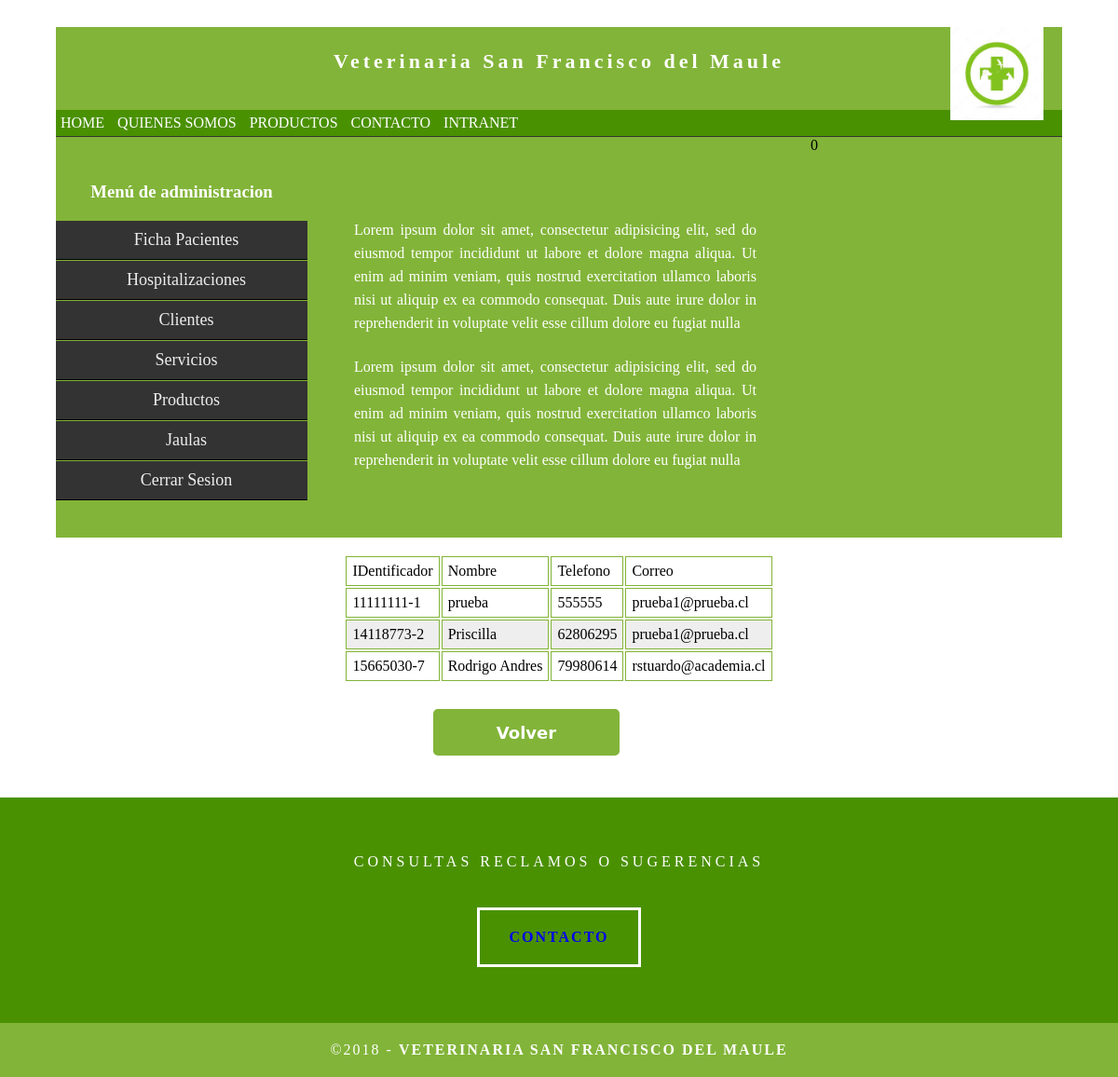
Screenshot of /int_medico/1Clientes/r_cliente.php (signed in) with the database file from the repository.
### tables this page shows
CREATE TABLE `pt_tbcliente` (
  `id_cl` varchar(10) NOT NULL,
  `no_cl` varchar(30) NOT NULL,
  `ap_cl` varchar(30) NOT NULL,
  `di_cl` varchar(50) NOT NULL,
  `co_cl` varchar(30) NOT NULL,
  `ci_cl` varchar(30) NOT NULL,
  `ma_cl` varchar(30) NOT NULL,
  `fe_cl` date NOT NULL,
  `fo_cl` int(9) NOT NULL
);

### modelo.php (called while the page is built, shortened)
<?php
class modelo{
    public function __construct(){
        $this->_db=new mysqli(DB_HOST, DB_USER, DB_PASS, DB_NAME);
    }
}
?>

### servicio.php (called while the page is built, shortened)
<?php
require_once('modelo.php');
class cliente extends modelo{
     public function listarcl(){
            $sql="SELECT * FROM pt_tbcliente";
            $resultado=$this->_db->query($sql);
            $usuarios=$resultado->fetch_all(MYSQLI_ASSOC);
            if ($usuarios){
                return $usuarios;
            }
        }
}

### int_medico/1Clientes/r_cliente.php (the view, shortened to what this page needs)
<?php
if(!isset($_SESSION['nombre']) && !isset($_SESSION['password'])){
    require("../error.php");
    print '<script language="JavaScript">';
    print 'alert("No tiene permisos para acceder a esa pagina");';
    print '</script>';
} else{
?>
<!DOCTYPE html>
<html>
    <head>
            <link href="../../css/estilo.css" rel="stylesheet" type="text/css">
            <link href="../../css/submenu.css" rel="stylesheet" type="text/css">
            <link href='../../css/form_resp.css' rel='stylesheet' type='text/css'/>
            <link href='../../css/tabla_resp.css' rel='stylesheet' type='text/css'/>
    </head>
    <body>
        <div class="container">
          <header class="header">
            <a href="../index.php"><img src="../../image/logo.jpg" width="100"></a>
            <h4 class="logo">Veterinaria San Francisco del Maule</h4>
        </header>
    <section class="intro">
            <div class="column">
                    <br>
                    <br>
                    <p>Lorem ipsum dolor sit amet, consectetur adipisicing elit, sed do eiusmod tempor incididunt ut labore et dolore magna aliqua. Ut enim ad minim veniam, quis nostrud exercitation ullamco laboris nisi ut aliquip ex ea commodo consequat. Duis aute irure dolor in reprehenderit in voluptate velit esse cillum dolore eu fugiat nulla </p>
                    <p>Lorem ipsum dolor sit amet, consectetur adipisicing elit, sed do eiusmod tempor incididunt ut labore et dolore magna aliqua. Ut enim ad minim veniam, quis nostrud exercitation ullamco laboris nisi ut aliquip ex ea commodo consequat. Duis aute irure dolor in reprehenderit in voluptate velit esse cillum dolore eu fugiat nulla</p>
            </div>
        </section>
    <div class="gallery" align="left">
         <?php
        require_once "../../servicio.php";
        $usuarioModel = new cliente();
        $reg = $usuarioModel->listarcl();
        if ($reg){
        ?>
        <div><br>
        <table align="center">
            <thead>
                <tr>
                    <td>IDentificador</td>
                    <td>Nombre </td>
                    <td>Telefono</td>
                    <td>Correo</td>
                </tr>
            </thead>
            <tbody>
        <?php
            foreach ($reg as $row):
        ?>
             <tr>
                    <td><?php echo $row['id_cl']; ?></td>
                    <td><?php echo $row['no_cl']; ?></td>
                    <td><?php echo $row['fo_cl']; ?></td>
                    <td><?php echo $row['ma_cl']; ?></td>
                </tr>
            <?php
                endforeach;
            ?>
        <?php } ?>
            </tbody>
        </table>
        </div>
        <br>
        <form id="loginform" action="../index.php">
            <input class="loginbutton" type="submit" value="Volver" />
        </form>
        </div>
    </div>
</body>
</html>
<?php } ?>

### css/estilo.css (style rules this page uses)
body { font-family: Cambria, "Hoefler Text", "Liberation Serif", Times, "Times New Roman", serif; background-color: #FFFFFF; margin: 0; }
.container { width: 90%; margin-left: auto; margin-right: auto; background-color: #FFFFFF; }
header { width: 100%; height: 12%; background-color: #82b439; border-bottom: 1px solid #353635; }
header img { margin-left: 80%; position:absolute; }
header nav { background:#4a9102; }
header nav ul { margin:0; padding:0; }
header nav ul li { list-style:none; display: inline-block; }
header nav ul li a { color:#fff; display: block; padding: 5px; text-decoration:none; }
.logo { color: #fff; font-weight: bold; margin-left: auto; letter-spacing: 4px; margin-right: auto; text-align: center; padding-top: 15px; line-height: 2em; font-size: 22px; }
.hero_header { color: #FFFFFF; text-align: center; margin: 0; letter-spacing: 4px; }
.gallery { clear: both; display: inline-block; width: 100%; background-color: #FFFFFF; padding-bottom: 35px; padding-top: 0px; margin-top: -5px; margin-bottom: 0px; }
#loginform { margin:auto; width:270px; background: #FFF; }
.loginbutton { background-color:#4a9102; border-radius:5px/5px; -webkit-border-radius:5px/5px; -moz-border-radius:5px/5px; color:#FFF; display:inline-block; font-family:"Lucida Grande", "Lucida Sans Unicode", "Lucida Sans", "DejaVu Sans", Verdana, sans-serif; font-size:18px; font-weight:bold; width:270px; text-align:center; line-height:50px; text-decoration:none; height:50px; margin-top:20px; margin-bottom:20px; border:none; outline:0; cursor: pointer; }
table tr { background-color: #eee; }
table tr:nth-child(even) { background-color: #eee; }
table tr:nth-child(odd) { background-color: #fff; }
td, th { padding: 6px; border: 1px solid #82b439; text-align: left; }
.intro { background-color: #FFFFFF; padding-bottom: 35px; }
.column { width: 50%; text-align: center; padding-top: 30px; float: left; }
.lateral { width: 25%; text-align: center; padding-top: 30px; float: left; }
.intro .lateral h3 { color: #FFFFFF; text-align: center; }
.intro .column p { color: #FFFFFF; }
.intro .column p { padding-left: 30px; padding-right: 30px; text-align: justify; line-height: 25px; font-weight: lighter; margin-left: 20px; margin-right: 20px; width: 80%; margin-top: 4%; }
.button { width: 150px; margin-top: 40px; margin-right: auto; margin-bottom: auto; margin-left: auto; padding-top: 20px; padding-right: 10px; padding-bottom: 20px; padding-left: 10px; text-align: center; vertical-align: middle; border-radius: 0px; text-transform: uppercase; font-weight: bold; letter-spacing: 2px; border: 3px solid #FFFFFF; color: #FFFFFF; transition: all 0.3s linear; }
.button a { text-decoration:none; }
.copyright { text-align: center; padding-top: 20px; padding-bottom: 20px; background-color: #82b439; color: #FFFFFF; text-transform: uppercase; font-weight: lighter; letter-spacing: 2px; border-top-width: 2px; }
footer { background-color: #4a9102; padding-top: 60px; padding-bottom: 60PX; }
.intro { display: inline-block; background-color: #82b439; }

### css/submenu.css (style rules this page uses)
ul.acorh, ul.acorh * { margin: 0; padding: 0; border: 0; }
ul.acorh { margin: 10px auto; padding: 0; list-style: none; width: 100%; font-size: 18px; }
ul.acorh li { list-style: none; }
ul.acorh li a { display: block; padding: 10px 10px 10px 20px; background: #333; color: #eee; border-bottom: 1px solid #000; border-top: 1px solid #82b439; text-decoration: none; box-sizing: border-box; }

### css/form_resp.css (style rules this page uses)
input[type=submit],[type=reset] { background-color:#82b439; border-radius:5px/5px; -webkit-border-radius:5px/5px; -moz-border-radius:5px/5px; color:#FFF; display:inline-block; font-family:"Lucida Grande", "Lucida Sans Unicode", "Lucida Sans", "DejaVu Sans", Verdana, sans-serif; font-size:18px; font-weight:bold; width:200px; text-align:center; line-height:50px; text-decoration:none; height:50px; margin-top:10px; margin-bottom:10px; border:none; outline:0; cursor: pointer; }

### rows the page displays
pt_tbcliente: id_cl "11111111-1", no_cl "prueba", fo_cl "555555", ma_cl "prueba1@prueba.cl"
pt_tbcliente: id_cl "14118773-2", no_cl "Priscilla", fo_cl "62806295", ma_cl "prueba1@prueba.cl"
pt_tbcliente: id_cl "15665030-7", no_cl "Rodrigo Andres", fo_cl "79980614", ma_cl "rstuardo@academia.cl"
